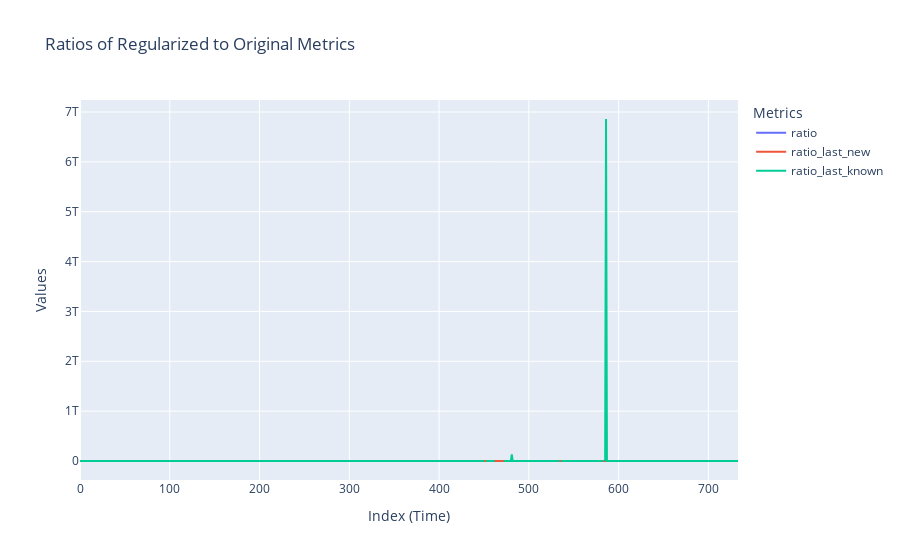

Notebook source saved alongside this figure:
### Code cell
df['ratio'] = df['regularized_grad_norm'] / df['original_grad_norm']
df['ratio_last_new'] = df['regul_last_new'] / df['original_last_new']
df['ratio_last_known'] = df['regul_last_known'] / df['original_last_known']
df.fillna(0, inplace=True)

# Create a plotly interactive plot
fig = make_subplots(rows=1, cols=1)

# Adding traces for each column against the index
for column in ['ratio', 'ratio_last_new', 'ratio_last_known']:
    fig.add_trace(go.Scatter(x=df.index, y=df[column], mode='lines', name=column))

# Update layout for better visualization
fig.update_layout(
    title='Ratios of Regularized to Original Metrics',
    xaxis_title='Index (Time)',
    yaxis_title='Values',
    legend_title='Metrics',
    hovermode='x unified'
)

# Show plot
fig.show()

### Figure 1 — Plotly figure (JSON) as saved in the notebook; plotly's stock layout.template omitted (floating-point values rounded to 4 significant figures; data arrays with more than 128 entries replaced by an {"elided": "..."} marker saying what was removed)
{"data": [{"mode": "lines", "name": "ratio", "type": "scatter", "x": {"elided": "734 int values"}, "y": {"elided": "734 float values"}}, {"mode": "lines", "name": "ratio_last_new", "type": "scatter", "x": {"elided": "734 int values"}, "y": {"elided": "734 float values"}}, {"mode": "lines", "name": "ratio_last_known", "type": "scatter", "x": {"elided": "734 int values"}, "y": {"elided": "734 float values"}}], "layout": {"hovermode": "x unified", "legend": {"title": {"text": "Metrics"}}, "title": {"text": "Ratios of Regularized to Original Metrics"}, "xaxis": {"anchor": "y", "domain": [0, 1], "title": {"text": "Index (Time)"}}, "yaxis": {"anchor": "x", "domain": [0, 1], "title": {"text": "Values"}}}}
